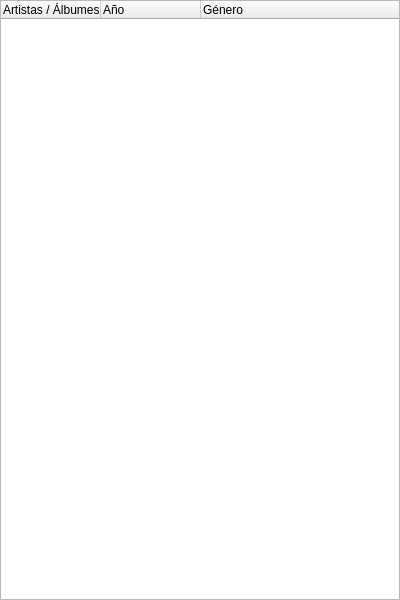
<?xml version="1.0" encoding="UTF-8"?>
<ui version="4.0">
 <class>ResultsTree</class>
 <widget class="QWidget" name="ResultsTree">
  <property name="geometry">
   <rect>
    <x>0</x>
    <y>0</y>
    <width>400</width>
    <height>600</height>
   </rect>
  </property>
  <layout class="QVBoxLayout" name="verticalLayout">
   <property name="leftMargin">
    <number>0</number>
   </property>
   <property name="topMargin">
    <number>0</number>
   </property>
   <property name="rightMargin">
    <number>0</number>
   </property>
   <property name="bottomMargin">
    <number>0</number>
   </property>
   <item>
    <widget class="QTreeWidget" name="results_tree">
     <property name="alternatingRowColors">
      <bool>true</bool>
     </property>
     <property name="selectionMode">
      <enum>QAbstractItemView::ExtendedSelection</enum>
     </property>
     <property name="indentation">
      <number>20</number>
     </property>
     <property name="rootIsDecorated">
      <bool>true</bool>
     </property>
     <property name="uniformRowHeights">
      <bool>false</bool>
     </property>
     <property name="itemsExpandable">
      <bool>true</bool>
     </property>
     <property name="sortingEnabled">
      <bool>false</bool>
     </property>
     <property name="animated">
      <bool>true</bool>
     </property>
     <property name="allColumnsShowFocus">
      <bool>true</bool>
     </property>
     <property name="headerHidden">
      <bool>false</bool>
     </property>
     <property name="expandsOnDoubleClick">
      <bool>true</bool>
     </property>
     <column>
      <property name="text">
       <string>Artistas / Álbumes / Canciones</string>
      </property>
     </column>
     <column>
      <property name="text">
       <string>Año</string>
      </property>
     </column>
     <column>
      <property name="text">
       <string>Género</string>
      </property>
     </column>
    </widget>
   </item>
  </layout>
 </widget>
 <resources/>
 <connections/>
</ui>
